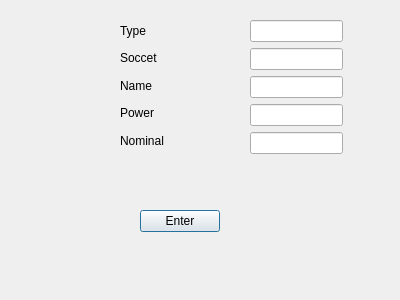
<?xml version="1.0" encoding="UTF-8"?>
<ui version="4.0">
 <class>CreateElementDialog</class>
 <widget class="QDialog" name="CreateElementDialog">
  <property name="geometry">
   <rect>
    <x>0</x>
    <y>0</y>
    <width>400</width>
    <height>300</height>
   </rect>
  </property>
  <property name="windowTitle">
   <string>Dialog</string>
  </property>
  <widget class="QPushButton" name="buttonAccept">
   <property name="geometry">
    <rect>
     <x>140</x>
     <y>210</y>
     <width>80</width>
     <height>22</height>
    </rect>
   </property>
   <property name="text">
    <string>Enter</string>
   </property>
  </widget>
  <widget class="QWidget" name="layoutWidget">
   <property name="geometry">
    <rect>
     <x>250</x>
     <y>20</y>
     <width>93</width>
     <height>136</height>
    </rect>
   </property>
   <layout class="QVBoxLayout" name="verticalLayout">
    <item>
     <widget class="QLineEdit" name="typeLineEdit"/>
    </item>
    <item>
     <widget class="QLineEdit" name="soccetLineEdit"/>
    </item>
    <item>
     <widget class="QLineEdit" name="nameLineEdit"/>
    </item>
    <item>
     <widget class="QLineEdit" name="powerLineEdit"/>
    </item>
    <item>
     <widget class="QLineEdit" name="nominalLineEdit"/>
    </item>
   </layout>
  </widget>
  <widget class="QWidget" name="layoutWidget">
   <property name="geometry">
    <rect>
     <x>120</x>
     <y>20</y>
     <width>111</width>
     <height>131</height>
    </rect>
   </property>
   <layout class="QVBoxLayout" name="verticalLayout_2">
    <item>
     <widget class="QLabel" name="label">
      <property name="text">
       <string>Type</string>
      </property>
     </widget>
    </item>
    <item>
     <widget class="QLabel" name="label_2">
      <property name="text">
       <string>Soccet</string>
      </property>
     </widget>
    </item>
    <item>
     <widget class="QLabel" name="label_3">
      <property name="text">
       <string>Name</string>
      </property>
     </widget>
    </item>
    <item>
     <widget class="QLabel" name="label_4">
      <property name="text">
       <string>Power</string>
      </property>
     </widget>
    </item>
    <item>
     <widget class="QLabel" name="label_5">
      <property name="text">
       <string>Nominal</string>
      </property>
     </widget>
    </item>
   </layout>
  </widget>
 </widget>
 <resources/>
 <connections/>
</ui>
